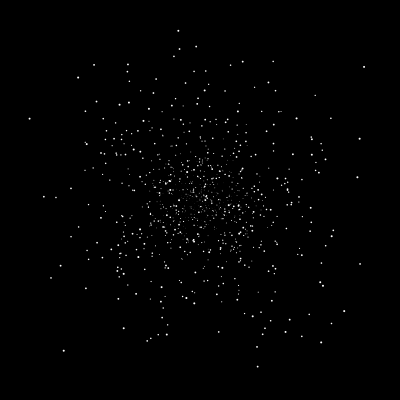
Frame 1 (no input)
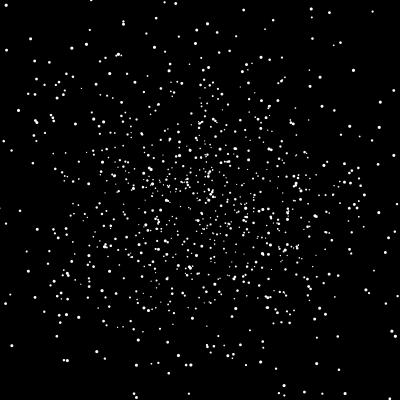
Frame 60 (the mouse pressed at the canvas centre just before this capture)
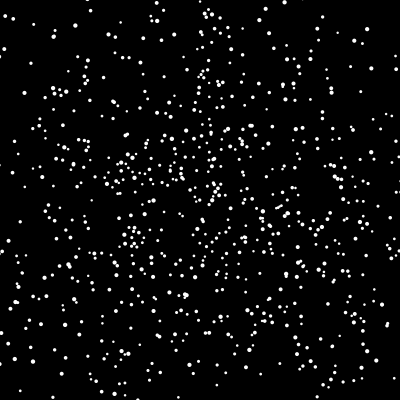
Frame 120 (the mouse held since frame 60 and released just before this capture)

The Processing sketch that drew these frames (run headless with seeded random() and noise(); from frame 60 on, the mouse is pressed at the canvas centre):

// Processing sketch: StarField
// ── StarField.pde
Star[] stars = new Star[1000]; 

void setup(){
size(400,400);
  for(int i = 0;i<stars.length; i++){
    stars[i]= new Star();
  }
}
void draw(){
  background(0);
  for(int i = 0; i<stars.length; i++){
  stars[i].update();
  stars[i].show();
  }
}

// ── Nova.pde
class Nova{
  float x;
  float y;
  float z;
  float radius;
  float centerX;
  float centerY;
  float starSize;
  float[][] previousPoints = new float[2][10];
  int actualPointInArray;
  
  Nova(){
    centerX = width/2;
    centerY = height/2;
    radius = sq(2);    
    
    float selectRandomAxisInXY = random(-1,1);
    if(selectRandomAxisInXY<0){
      
      float randomNumber=random(-1, 1);
      x = centerX + randomNumber;
      radius = radius-abs(randomNumber);
      y = centerY + random(-radius, radius);
    
  }else{
      
      float randomNumber=random(-1, 1);
      y = centerY + randomNumber;
      radius = radius-abs(randomNumber);
      x = centerX + random(-radius, radius);
    
    }
    starSize = random(0,1);
  }
  
  void update(){
    float difX = x-centerX;
    float difY = y-centerY;
    float distance = sq(abs(difX)*abs(difX)+abs(difY)*abs(difY));
    x += difX/100;
    y += difY/100;
    
    starSize=sq(abs(difX)*abs(difX)+abs(difY)*abs(difY))/sq((centerX-1)*(centerY-1));
    
    if(x<0 || x>width){
     radius = sq(2);    
    float randomNumber=random(-1, 1);
    y = centerY + randomNumber;
    radius = radius-abs(randomNumber);
    x = centerX + random(-radius, radius);
    }
    
    if(y<0 || y>height){
    radius = sq(2);    
    float randomNumber=random(-1, 1);
    x = centerX + randomNumber;
    radius = radius-abs(randomNumber);
    y = centerY + random(-radius, radius);
     }
       
    previousPoints[0][actualPointInArray]=x;
    previousPoints[1][actualPointInArray]=y;
    
    actualPointInArray=actualPointInArray%9;
    actualPointInArray++;
        
  }
    
  void show(){
    fill(255);
    noStroke();
    for(int i=0;i<10;i++){
      float pX = previousPoints[0][i];
      float pY = previousPoints[1][i];
      ellipse(pX,pY,1,1);
    }
    ellipse(x,y,starSize,starSize);
  }
}

// ── Star.pde
class Star{
  float x;
  float y;
  float z;
  
  Star(){

  x = random(-20,width/2-10)+random(20,width/2+10);
  y = random(-20,height/2-10)+random(20,height/2+10);
  z = random(1,100);
  
  }
  
  void update(){
       z++;
   
  }
    
  void show(){
    fill(255);
    noStroke();
    float posX = width/2+((x-(width/2))*z/100);
    float posY = height/2+((y-(height/2))*z/100);
    float size = (z/100)*2;
    ellipse(posX,posY,size,size);
    
        if(posX<-width ||posX>width*2 || posY<-height ||posY>height*2 ){
           x = random(0,width/2-10)+random(20,width/2+10);
           y = random(0,height/2-10)+random(20,height/2+10);
           z=1;
        }    
  }
}
